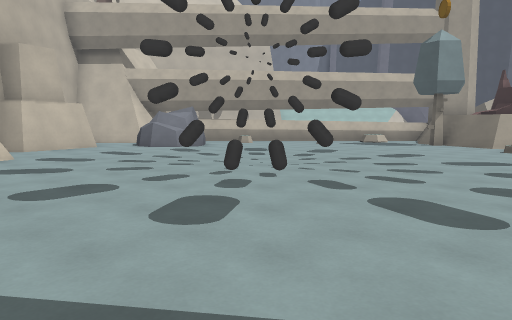
[1] (above)

17 first-person views from a walk through a Godot game level. The camera is 1.4 m above the floor, tilts 6° down and sees 70° across. The floor is counted in squares, 2 m on a side. Each view is taken from the middle of a square. On the plan, view 1 faces up. The plan holds only what a view shows up to about 11 squares ahead; the rest is blank. The place goes on beyond the plan. Flat picture figures and markers are left out. Characters and animated objects are not drawn. Surface patterns are stand-ins for the level's own textures.

[2]
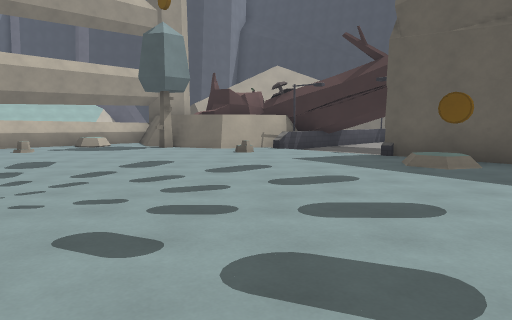

[3]
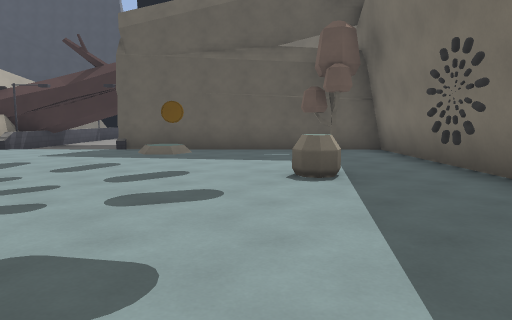

[4]
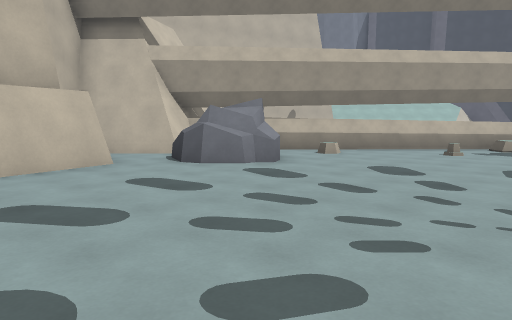

[5]
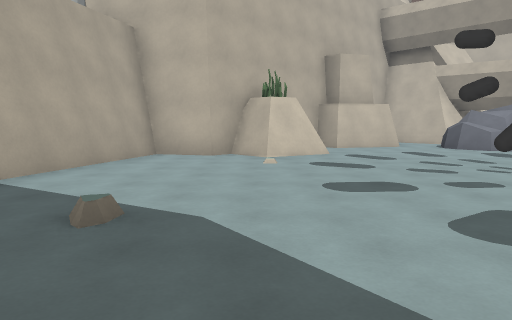

[6]
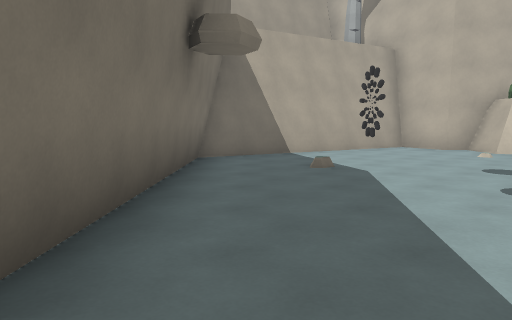

[7]
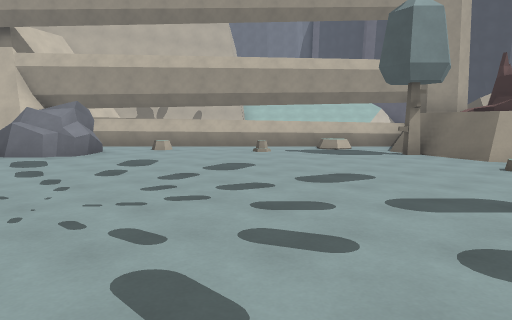

[8]
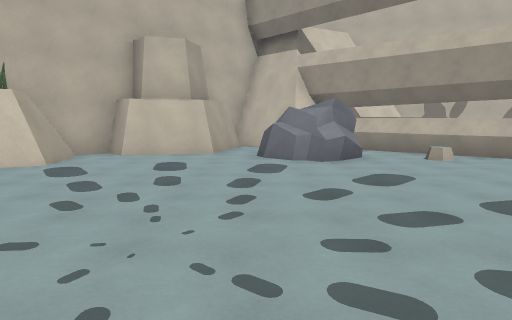

[9]
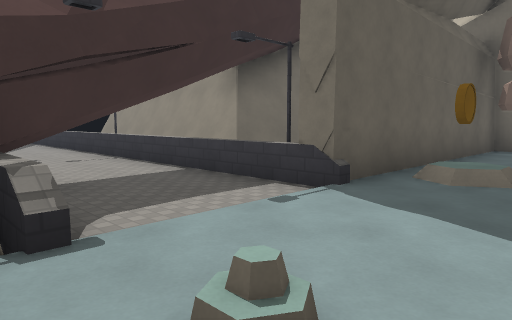

[10]
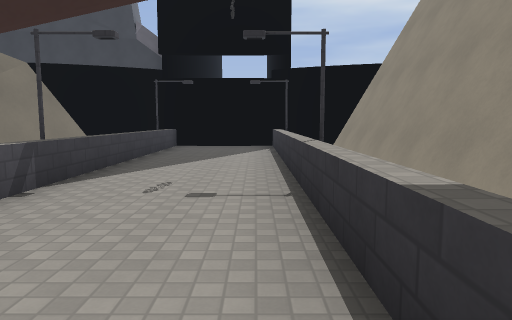

[11]
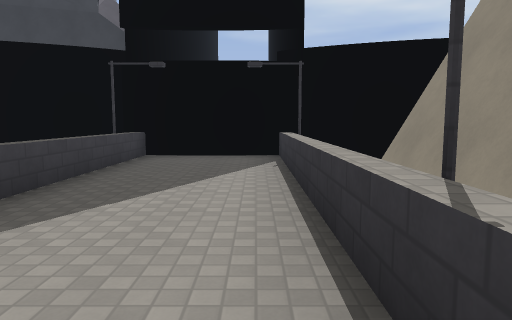

[12]
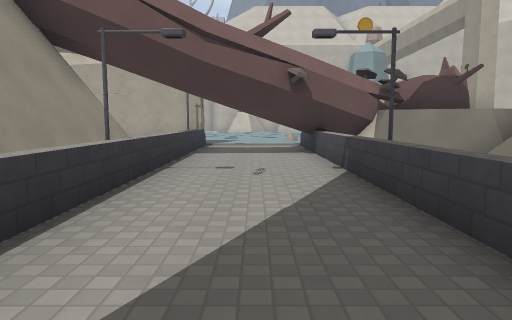

[13]
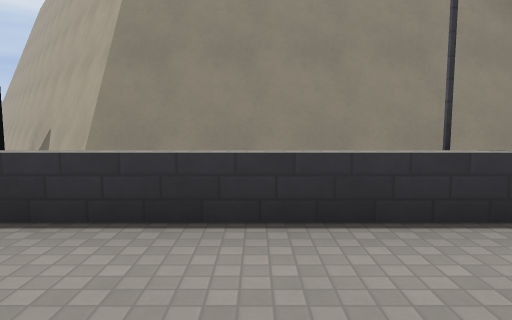

[14]
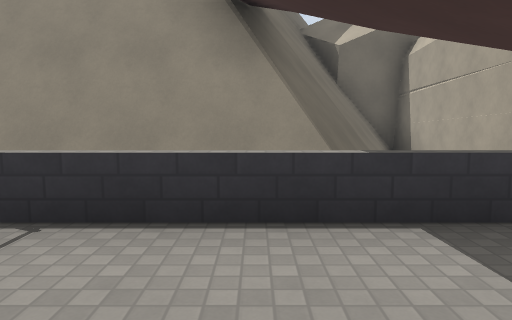

[15]
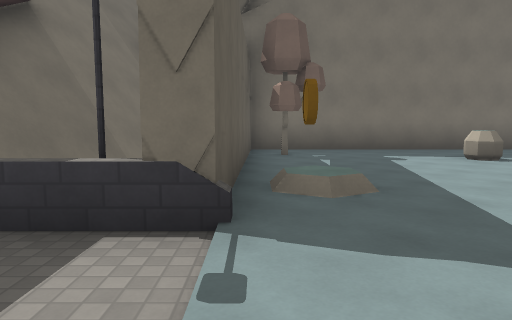

[16]
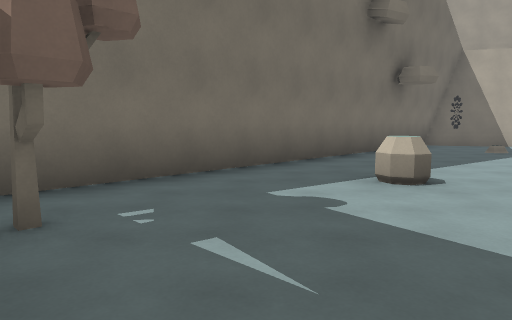

[17]
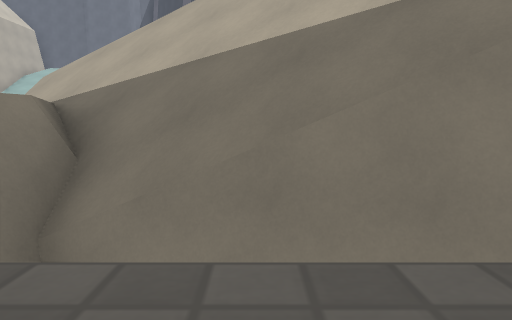

### Floor plan
Key: @ floor where view 1 was taken; # wall or solid block; . floor; = window, fence, low wall or low ledge; ^ raised ledge; v drop or lower ground; R rock; C coin.
Columns run from 7 left of view 1 to 22 right of it. Each row starts with its distance up from view 1.
 15     #
 14    ########  #
 13   ##.......#.#   ##
 12   ##R........#  ####
 11   #.RR.......######^##^   v#
 10   #..........##^###vv#^^^  #
  9  ##...........#^##  vvvv  v#
  8  #..............##.........#
  7  ##........................#
  6  ##........................#
  5 ##.............#^^^^^^^^^^^#v
  4 #............C.# =^^^^^^= v#
  3 #..............#v^      ^#v
  2 ##.............#=^       ^#
  1  #........=....#^^        ^v
  0  ##....@.......#^          ^v
 -1   ##############            #
 -2                             ##

Where each view was taken, in squares from view 1:
view 1: 0 up, 0 right, facing up
view 2: 2 up, 0 right, facing up-right
view 3: 2 up, 2 left, facing right
view 4: 4 up, 2 left, facing up
view 5: 0 up, 0 right, facing up-left
view 6: 0 up, 3 right, facing left
view 7: 3 up, 2 right, facing up
view 8: 5 up, 2 right, facing up-left
view 9: 9 up, 5 right, facing down-right
view 10: 6 up, 9 right, facing right
view 11: 6 up, 12 right, facing right
view 12: 7 up, 18 right, facing left
view 13: 8 up, 15 right, facing down
view 14: 8 up, 11 right, facing down
view 15: 8 up, 7 right, facing down
view 16: 3 up, 7 right, facing down-left
view 17: 8 up, 13 right, facing up
